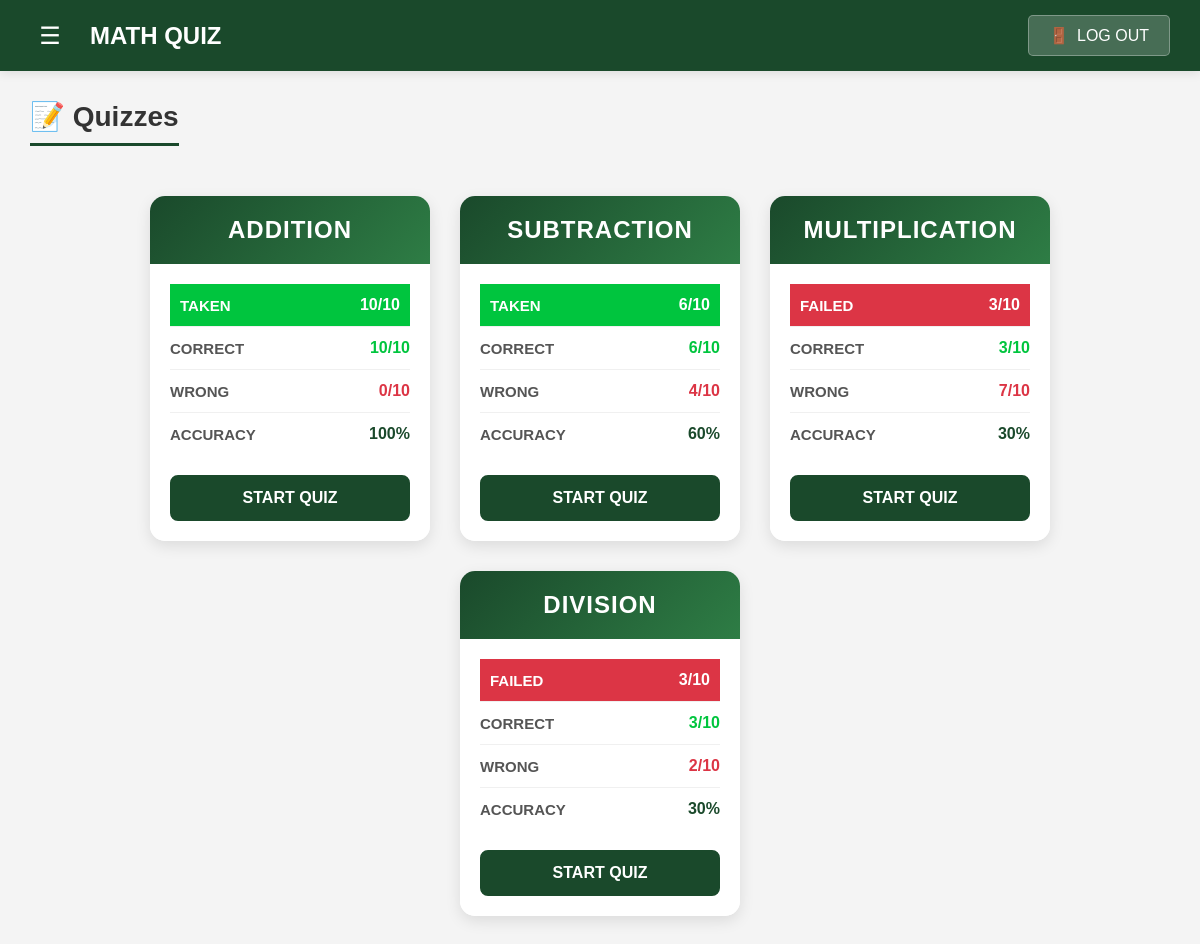
/quizzes.php (signed in), run on the app's committed database.
### tables this page shows
CREATE TABLE `categories` (
  `id` int(11) NOT NULL,
  `category_name` varchar(100) NOT NULL
);

CREATE TABLE `quiz_attempts` (
  `id` int(11) NOT NULL,
  `user_id` int(11) NOT NULL,
  `category_id` int(11) NOT NULL,
  `score` int(11) NOT NULL,
  `correct_answers` int(11) NOT NULL,
  `wrong_answers` int(11) NOT NULL,
  `attempt_number` int(11) DEFAULT 1,
  `date_taken` datetime DEFAULT current_timestamp()
);

### quizzes.php (the view, shortened to what this page needs)
<?php
include("configs/db.php");
$user_id = $_SESSION["user_id"];
$categories_query = $conn->query("SELECT * FROM categories ORDER BY id ASC");
$categories = [];
while($cat = $categories_query->fetch_assoc()) {
    $categories[] = $cat;
}
$attempts = [];
foreach($categories as $category) {
    $cat_id = $category['id'];
    $attempt_q = $conn->prepare("
        SELECT * FROM quiz_attempts
        WHERE user_id = ? AND category_id = ?
        ORDER BY date_taken DESC
        LIMIT 1
    ");
    $attempt_q->bind_param("ii", $user_id, $cat_id);
    $attempt_q->execute();
    $attempt_result = $attempt_q->get_result();
    if($attempt_result->num_rows > 0) {
        $attempt = $attempt_result->fetch_assoc();
        $status = 'taken';
        $status_label = 'TAKEN';
        $score = $attempt['score'];
        if($score <= 5) {
            $status_label = 'FAILED';
        }
        $attempts[$cat_id] = [
            'status' => $status,
            'status_label' => $status_label,
            'score' => $score,
            'correct' => $attempt['correct_answers'],
            'wrong' => $attempt['wrong_answers'],
            'total' => 10,
            'attempt_number' => $attempt['attempt_number']
        ];
    }
}
?>
<!DOCTYPE html>
<html lang="en">
<head>
</head>
<body>
    <div class="top-nav">
        <div class="logo-section">
            <button class="hamburger" onclick="toggleSidebar()">☰</button>
            <h1>MATH QUIZ</h1>
        </div>
        <button class="logout-btn" onclick="return confirm('Are you sure you want to log out?') ? window.location.href='index.php' : false;">
            <span>🚪</span>
            <span>LOG OUT</span>
        </button>
    </div>
    <div class="main-content">
        <div class="quizzes-container">
            <h1 class="page-title">📝 Quizzes</h1>
            <div class="quizzes-row">
                <?php foreach($categories as $category):
                    $cat_id = $category['id'];
                    $attempt = $attempts[$cat_id];
                    $status_label = $attempt['status_label'];
                    $status_class = '';
                    if($status_label == 'TAKEN') {
                        $status_class = 'taken';
                    } elseif($status_label == 'FAILED') {
                        $status_class = 'failed';
                    } else {
                        $status_class = '';
                    }
                    $accuracy = 0;
                    if($attempt['status'] == 'taken') {
                        $accuracy = round(($attempt['correct'] / 10) * 100);
                    }
                ?>
                    <div class="quiz-card">
                        <div class="quiz-header">
                            <h2><?php echo strtoupper(htmlspecialchars($category['category_name'])); ?></h2>
                        </div>
                        <div class="quiz-body">
                            <table class="stats-table">
                                <tr class="status-row <?php echo $status_class; ?>">
                                    <td><?php echo $status_label; ?></td>
                                    <td><?php echo $attempt['score']; ?>/10</td>
                                </tr>
                                <tr>
                                    <td>CORRECT</td>
                                    <td class="correct-value"><?php echo $attempt['correct']; ?>/10</td>
                                </tr>
                                <tr>
                                    <td>WRONG</td>
                                    <td class="wrong-value"><?php echo $attempt['wrong']; ?>/10</td>
                                </tr>
                                <tr>
                                    <td>ACCURACY</td>
                                    <td class="accuracy-value"><?php echo $accuracy; ?>%</td>
                                </tr>
                            </table>
                            <a href="quiz_page.php?category_id=<?php echo $cat_id; ?>" class="start-quiz-btn">
                                START QUIZ
                            </a>
                        </div>
                    </div>
                <?php endforeach; ?>
            </div>
        </div>
    </div>
</body>
</html>

### quizzes.php (style rules this page uses)
* { margin: 0; padding: 0; box-sizing: border-box; font-family: 'Arial', sans-serif; }
body { background: #f4f4f4; }
.top-nav { background: #1a492b; padding: 15px 30px; display: flex; justify-content: space-between; align-items: center; position: fixed; top: 0; left: 0; right: 0; z-index: 1000; box-shadow: 0 2px 10px rgba(0,0,0,0.1); }
.logo-section { display: flex; align-items: center; gap: 20px; }
.logo-section h1 { color: white; font-size: 24px; }
.hamburger { background: none; border: none; color: white; font-size: 24px; cursor: pointer; width: 40px; height: 40px; display: flex; align-items: center; justify-content: center; border-radius: 5px; transition: background 0.3s; }
.logout-btn { background: rgba(255,255,255,0.2); color: white; border: 1px solid rgba(255,255,255,0.3); padding: 10px 20px; border-radius: 5px; display: flex; align-items: center; gap: 8px; cursor: pointer; font-size: 16px; transition: background 0.3s; }
.main-content { margin-top: 70px; padding: 30px; }
.quizzes-container { max-width: 1400px; margin: 0 auto; }
.page-title { color: #333; margin-bottom: 30px; font-size: 28px; border-bottom: 3px solid #1a492b; padding-bottom: 10px; display: inline-block; }
.quizzes-row { display: flex; flex-wrap: wrap; gap: 30px; justify-content: center; padding: 20px 0; }
.quiz-card { flex: 0 0 280px; background: white; border-radius: 15px; box-shadow: 0 5px 15px rgba(0,0,0,0.1); overflow: hidden; transition: transform 0.3s, box-shadow 0.3s; }
.quiz-header { background: linear-gradient(135deg, #1a492b 0%, #2e7d45 100%); color: white; padding: 20px; text-align: center; }
.quiz-header h2 { font-size: 24px; font-weight: bold; letter-spacing: 1px; }
.quiz-body { padding: 20px; background: white; }
.stats-table { width: 100%; border-collapse: collapse; margin-bottom: 20px; background: white; }
.stats-table tr { border-bottom: 1px solid #f0f0f0; }
.stats-table tr:last-child { border-bottom: none; }
.stats-table td { padding: 12px 0; font-size: 15px; }
.stats-table td:first-child { font-weight: bold; color: #555; }
.stats-table td:last-child { text-align: right; font-weight: bold; font-size: 16px; }
.status-row { background-color: #ff9800; border-radius: 8px; margin-bottom: 10px; }
.status-row.taken { background-color: #00c53e; }
.status-row.failed { background-color: #dc3545; }
.status-row td { padding: 12px 10px; color: white; border-bottom: none; }
.status-row td:first-child { color: white; font-weight: bold; }
.status-row td:last-child { color: white; font-weight: bold; }
.correct-value { color: #00c53e; font-weight: bold; }
.wrong-value { color: #dc3545; font-weight: bold; }
.accuracy-value { color: #1a492b; font-weight: bold; }
.start-quiz-btn { display: block; width: 100%; background: #1a492b; color: white; text-align: center; padding: 12px; border: none; border-radius: 8px; font-size: 16px; font-weight: bold; cursor: pointer; transition: all 0.3s; text-decoration: none; border: 2px solid #1a492b; margin-top: 15px; }

### data on the page
categories: category_name "ADDITION", id "TAKEN", id.score "10", id "10", id.wrong_answers "0", id "100"
categories: category_name "SUBTRACTION", id "TAKEN", id.score "6", id "6", id.wrong_answers "4", id "60"
categories: category_name "MULTIPLICATION", id "FAILED", id "3", id.wrong_answers "7", id "30"
categories: category_name "DIVISION", id "FAILED", id.score "3", id "3", id "2", id "30"
